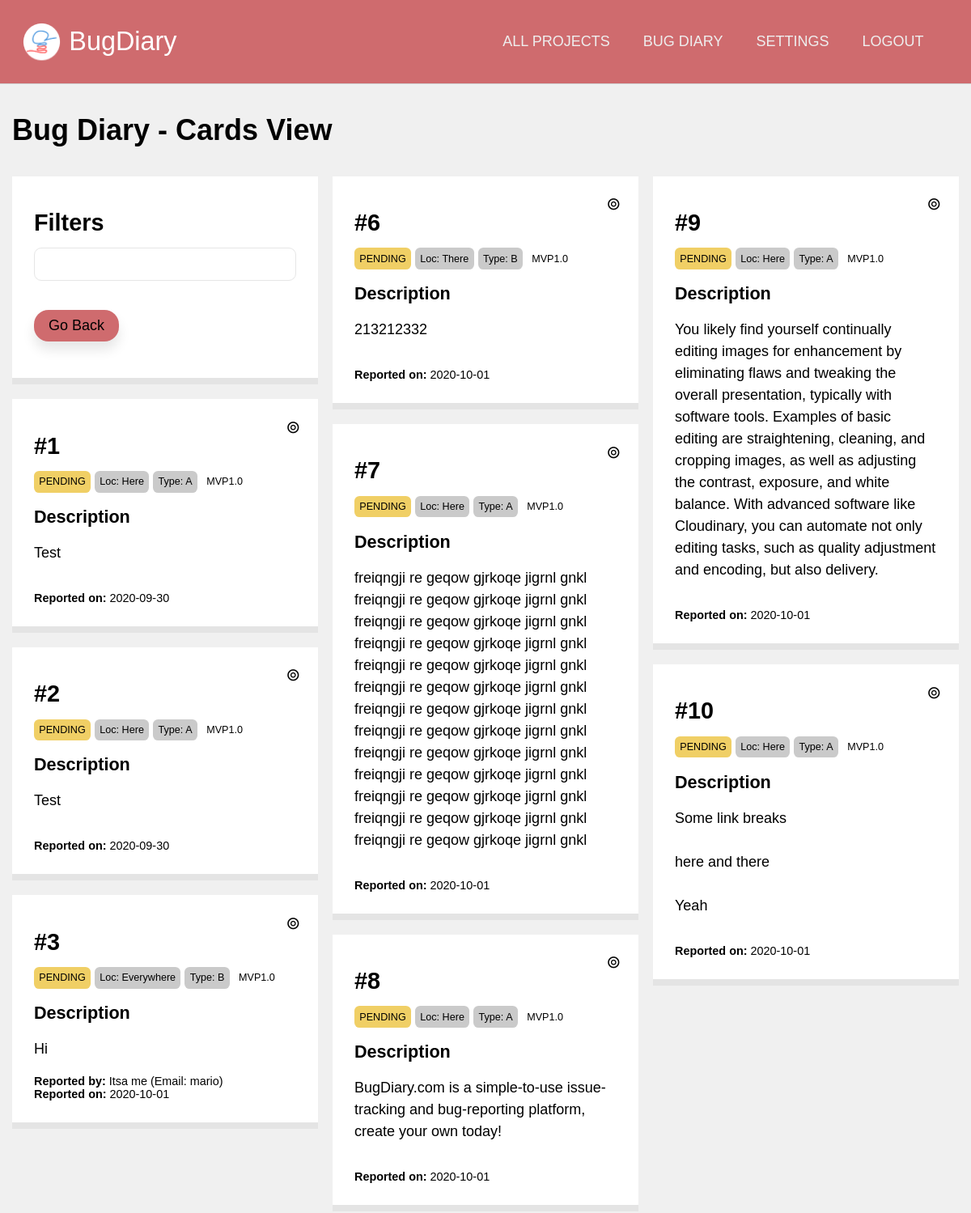
Page /projects/view_cards/XvQy3MzWUD5skigLqSAd9z (signed in, upper part) on the earlier database version.
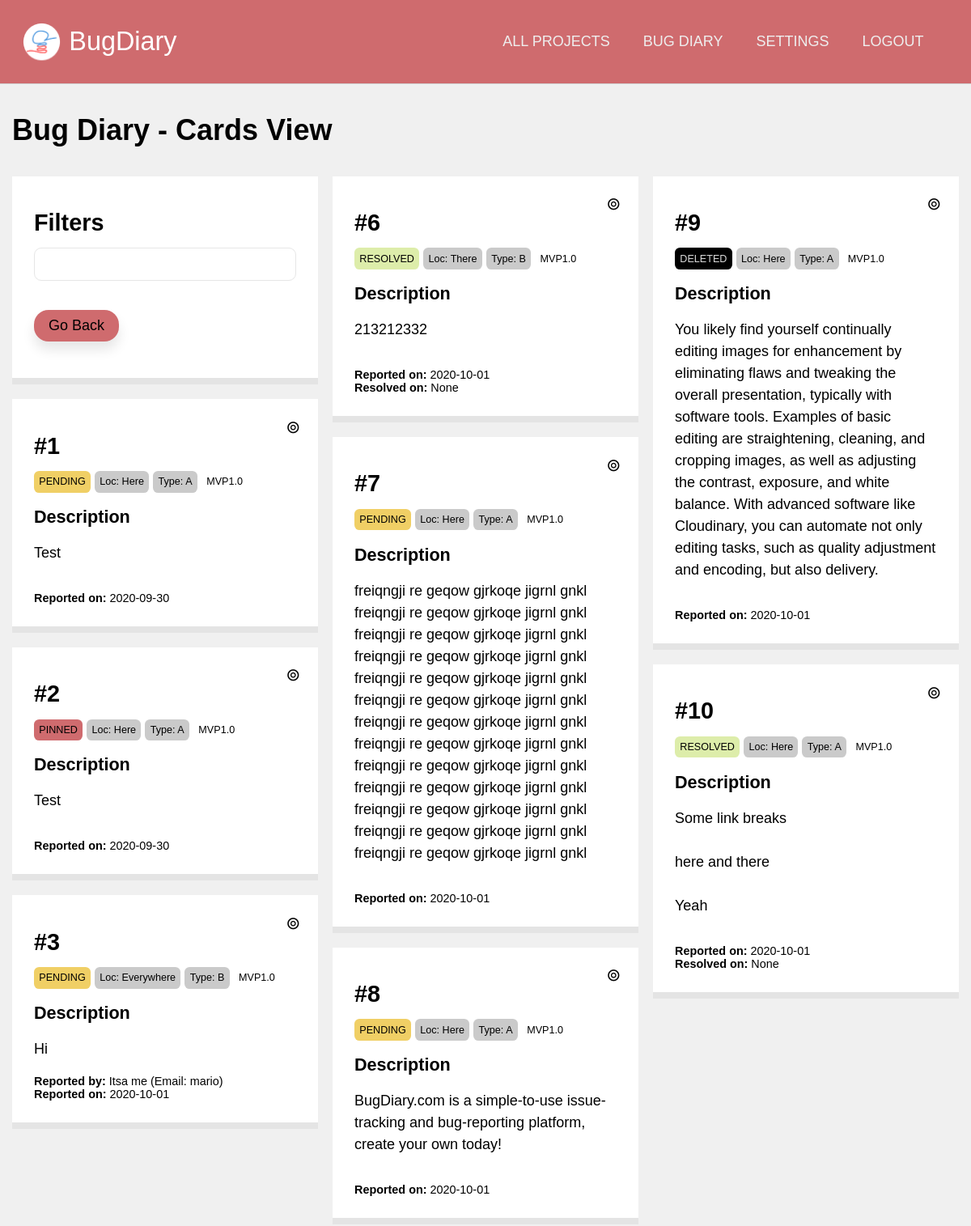
Same page on the later database version.
### application/models.py (models this page shows, shortened)
class Projects(db.Model):
    id  = db.Column(db.Integer, primary_key = True, nullable = False)
    url = db.Column(db.String(22), index = True, unique = True, nullable = False)
    name = db.Column(db.String(100), nullable = False)
    description = db.Column(db.Text, nullable = False)
    creation_date = db.Column(db.DateTime, index = True, nullable = False)
    expiry_date = db.Column(db.DateTime, index = True, nullable = False)
    status = db.Column(db.String(10), nullable = False)
    access_code = db.Column(db.String(50), nullable = True)
    last_activity = db.Column(db.DateTime(), default = dt.datetime.now())
    owner = db.Column(db.Integer, db.ForeignKey('users.id')) #linked
    bugs = db.relationship('Bugs', backref = 'containing_project', cascade = "all,delete")
    locations = db.relationship('Project_bug_locations', backref = 'locations_in', cascade = "all,delete")
    types = db.relationship('Project_bug_types', backref = 'types_in', cascade = "all,delete")
    settings = db.relationship('Project_settings', backref = 'settings_for', cascade = "all,delete", uselist = False)
    blog_posts = db.relationship('Blog_posts', backref= 'post_target', cascade = "all,delete")

class Bugs(db.Model):
    id = db.Column(db.Integer, primary_key = True)
    ref_id = db.Column(db.Integer)
    details = db.Column(db.Text)
    author = db.Column(db.String(100))
    author_email = db.Column(db.String(100))
    status = db.Column(db.String(20))
    version = db.Column(db.String(20), index = True)
    report_date = db.Column(db.DateTime, index = True, default = dt.datetime.now())
    resolve_date = db.Column(db.DateTime, default = None)
    project = db.Column(db.Integer, db.ForeignKey('projects.id')) #linked
    bug_location = db.Column(db.Integer, db.ForeignKey('project_bug_locations.id')) #linked
    bug_type = db.Column(db.Integer, db.ForeignKey('project_bug_types.id')) #linked
    comments = db.relationship('Bug_comments', backref = "comment_target")

### application/projects/views.py (the view)
@projects.route('/view_cards/<string:project_url>', methods = ['get', 'post'])
@login_required
def cards_view(project_url):
    target_project = Projects.query.filter_by(url = project_url).first()
    form = manage_card_form()
    all_bugs = target_project.bugs
    if request.args.get('filter'):
        pass
    return render_template('view_cards.html', project = target_project, bug_list = all_bugs, form = form)

### application/projects/forms.py
class manage_card_form(FlaskForm):
    target_card = HiddenField()
    target_action = HiddenField()
    submit = SubmitField()

### application/models.py (called while the page is built)
@login_manager.user_loader
def load_user(user_id):
    return Users.query.get(user_id)

### application/projects/templates/projects/view_cards.html (shortened to what this page needs)
{% extends 'confined.html' %}
{% import 'macros.html' as macros %}
{% block custom_nav %}
<a href="{{ url_for('users.dashboard') }}">All projects</a>
<a href="{{ url_for('projects.dashboard', project_url = project.url) }}">{{project.name}}</a>
<a href="{{ url_for('projects.settings', project_url = project.url) }}">Settings</a>
<a href="{{ url_for('users.logout') }}">Logout</a>
{% endblock %}
{% block main %}
<h1>{{ project.name }} - Cards View</h1>
<div class="cards-flex">
    <div class="card">
        <h2>Filters</h2>
        <input type="text">
        <a href="{{ url_for('projects.dashboard', project_url = project.url) }}" class="button-primary shadowed rounded">Go Back</a>
    </div>
    {% for bug in bug_list %}
    {{ macros.bugcard(bug.ref_id, bug.details, bug.author, bug.author_email, bug.status, bug.version, bug.report_date, None, bug.bug_location, bug.bug_type) }}
    {% endfor %}
</div>
{% endblock %}

### application/templates/confined.html (shortened to what this page needs)
{% extends "base.html" %}
{% block templateMain %}
<main class="confined">
  {% block main %}
  {% endblock %}
</main>
{% endblock %}

### application/templates/macros.html (shortened to what this page needs)
{% macro bugcard(ref_id, details, author, author_email, status, version, report_date, resolve_date, location, type, color_code = {"PENDING": "bg-yellow", "RESOLVED": "bg-green", "DELETED": 'bg-black', "PINNED": 'bg-red'}) %}
<div id="card-{{ref_id}}">
    <div class="card">
        <h2>#{{ref_id}}</h2>
        <div>
            <span class="tag-mini {{ color_code[status] }}">{{ status }}</span>
            <span class="tag-mini bg-gray">Loc: {{ location }}</span>
            <span class="tag-mini bg-gray">Type: {{ type }}</span>
            <span class="tag-mini">{{ version }}</span>
        </div>
        <h4>Description</h4>
        <p class="linebreak">{{ details }}</p>
        <div class="author">
            {% if author != "" or author_email != "" %}
            <b>Reported by:</b> {{ author }} (Email: {{ author_email }})
            {% endif %} <br>
            <b>Reported on:</b> {{ report_date.strftime('%Y-%m-%d') }}
            <br>
            {% if status == "RESOLVED" %}
            <b>Resolved on:</b> {{ resolve_date }}
            {% endif %}
        </div>
        <div class="cardcontrolstoggle" onClick="showControls('card-{{ref_id}}-controls')">
            &circledcirc;
        </div>
    </div>
</div>
{% endmacro %}

### application/templates/base.html (shortened to what this page needs)
<!DOCTYPE html>
{% set version = "0.1.0" %}
<html lang="en" dir="ltr">
  <head>
    <link rel="stylesheet" href="{{ url_for('static', filename='css/unilay5.css') }}?v={{version}}">
    <link rel="stylesheet" href="{{ url_for('static', filename='css/custom.css') }}?v={{version}}">
  </head>
  <body>
    <header>
        <div id="logo"><a href="{{ url_for('core.index') }}">
            {% block custom_logo %}BugDiary{% endblock %}
        </a></div>
        <nav id="navigation">
          {% block custom_nav %}{% endblock %}
        </nav>
    </header>
      {% block templateMain %}{% endblock %}
  </body>
</html>

### application/static/css/unilay5.css (style rules this page uses)
body { font-size: 18px; font-family: sans-serif; color: #000; margin: 0; padding: 0; background-color: #f0f0f0; }
header { background-color: #cf6b6e; border-bottom: 1px solid #d0d0d0; padding: 1.5em; display: grid; text-align: center; grid-template-areas: "logo nav"; }
header #logo { padding-left: 1.8em; line-height: 1.5em; grid-area: logo; background-image: url("../images/logo-small.png"); background-repeat: no-repeat; background-size: contain; text-align: left; font-size: 1.8em; }
header #logo a:link, header #logo a:visited { color: #fff; text-decoration: none; }
header nav, header #navigation { grid-area: nav; padding: 0.75em; text-align: right; z-index: 10; }
header nav a, header #navigation a { text-transform: uppercase; display: inline-block; color: #eeeeee; text-decoration: none; padding: 0 1em; font-family: "Trebuchet MS", Helvetica, sans-serif; }
.confined { max-width: 65em; margin-left: auto; margin-right: auto; }
p { line-height: 150%; }
main a.button-secondary, main a.button-primary { padding: 0.5em 1em; text-decoration: none; margin: 1em auto; display: inline-block; text-align: center; }
main a.button-primary { background-color: #cf6b6e; color: #000; }
a:link, a:visited { color: #ff3939; }
h2, h3, h4, h5 { margin: 0.5em 0; }
h1 { color: inherit; font-size: 2em; margin: 1em 0; }
h2 { color: inherit; font-size: 1.6em; }
h4 { color: inherit; font-size: 1.2em; }
.rounded { border-radius: 1em 1em 1em 1em; -moz-border-radius: 1em 1em 1em 1em; -webkit-border-radius: 1em 1em 1em 1em; }
.shadowed { -webkit-box-shadow: 0px 10px 15px 0px rgba(0, 0, 0, 0.1); -moz-box-shadow: 0px 10px 15px 0px rgba(0, 0, 0, 0.1); box-shadow: 0px 10px 15px 0px rgba(0, 0, 0, 0.1); }
.bg-green { background-color: #DDEDAA; }
.bg-red { background-color: #CF6B6E; }
.bg-yellow { background-color: #F0CF65; }
.bg-gray { background-color: #cacaca; }
.bg-black { color: #dbdbdb; background: #000; }
input[type=text], input[type=number], input[type=submit], input[type=password], select, textarea, .button-styled { font-size: 1em; padding: 0.5em; -webkit-appearance: none; -moz-appearance: none; appearance: none; width: 100%; border: 1px solid; font-family: inherit; margin-bottom: 1em; border-color: #e6e6e6; -webkit-box-sizing: border-box; -moz-box-sizing: border-box; box-sizing: border-box; border-radius: 0.5em 0.5em 0.5em 0.5em; -moz-border-radius: 0.5em 0.5em 0.5em 0.5em; -webkit-border-radius: 0.5em 0.5em 0.5em 0.5em; }
.button-primary { background-color: #cf6b6e; color: #000; }

### application/static/css/custom.css (style rules this page uses)
.card { background-color: #fff; padding: 1.5em; border-bottom: 8px solid #e4e4e4; position: relative; margin-bottom: 1em; break-inside: avoid-column; }
.tag-mini { font-size: 0.7em; margin-bottom: 0.5em; padding: 0.5em; display: inline-block; border-radius: 0.5em; -moz-border-radius: 0.5em; -webkit-border-radius: 0.5em; }
.author { font-size: 0.8em; }
.cards-flex { column-count: 3; column-gap: 1em; margin-bottom: 2em; }
p.linebreak { white-space: pre-line; }
.cardcontrolstoggle { position: absolute; top: 0.5em; right: 0.5em; padding: 0.5em; z-index: 7; font-size: 1.2em; }

Differences in the rows shown:
changed Bugs: status "PENDING" → "PINNED"
changed Bugs "There": status "PENDING" → "RESOLVED"; resolve_date (not shown) → "None"
changed Bugs: status "PENDING" → "DELETED"
changed Bugs "Some link breaks here and there Yeah": status "PENDING" → "RESOLVED"; resolve_date (not shown) → "None"
